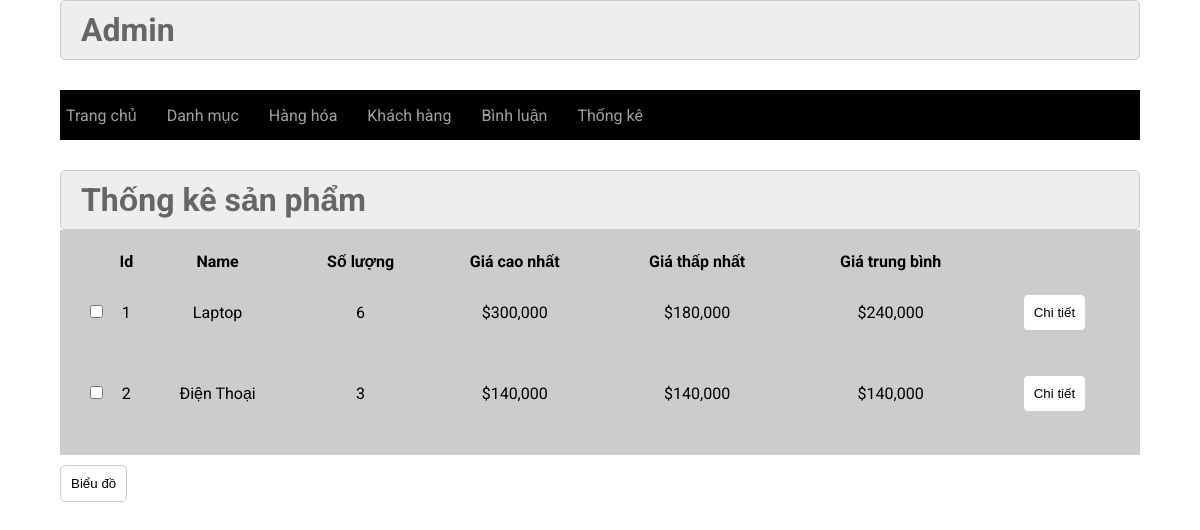
The page /admin/index.php?act=thongke on the database its author committed.
### tables this page shows
CREATE TABLE `danhmuc` (
  `id` int(11) NOT NULL,
  `name` varchar(255) NOT NULL
);

### model/pdo.php (called while the page is built, shortened)
<?php
function pdo_get_connection(){
    $servername = "localhost";
    $username = "root";
    $password = "";
    try {
        $conn = new PDO("mysql:host=$servername;dbname=duan_hue", $username, $password);
        $conn->setAttribute(PDO::ATTR_ERRMODE, PDO::ERRMODE_EXCEPTION);
        return $conn;
    } catch(PDOException $e) {
        echo "Connection failed: " . $e->getMessage();
    }
}
function pdo_query($sql){
    $sql_args=array_slice(func_get_args(),1);
    try{
        $conn=pdo_get_connection();
        $stmt=$conn->prepare($sql);
        $stmt->execute($sql_args);
        $rows=$stmt->fetchAll();
        return $rows;
    }
    catch(PDOException $e){
        throw $e;
    }
    finally{
        unset($conn);
    }
}
?>

### model/thongke.php (called while the page is built)
<?php
function load_thongke_sp_danhmuc()
{
    $sql = "SELECT dm.id,dm.name, COUNT(*) 'soluong',MIN(price) 'gia_min', MAX(price) 'gia_max',AVG(price) 'gia_trungbinh'
    FROM danhmuc dm JOIN sanpham sp ON dm.id=sp.iddm GROUP BY dm.id,dm.name ORDER BY soluong DESC";
    return pdo_query($sql);
}

### admin/thongke/listthongke.php (the view)
<div class="row2">
    <div class="row2 font_title">
        <h1>Thống kê sản phẩm</h1>
    </div>
    <div class="row2 form_content ">
        <form action="index.php?act=listdm" method="POST">
            <div class="row2 mb10 formds_loai">
                <table>
                    <tr>
                        <th></th>
                        <th>Id</th>
                        <th>Name</th>
                        <th>Số lượng</th>
                        <th>Giá cao nhất</th>
                        <th>Giá thấp nhất</th>
                        <th>Giá trung bình</th>
                        <th></th>
                    </tr>
                    <?php
                    foreach ($thongke as $thongkesp) {
                        extract($thongkesp);
                        $chitiet = "index.php?act=chitiet_thongkesp" . $id;
                        echo '
                        <tr>
                        <td><input type="checkbox" name="" id=""></td>
                        <td>' . $id . '</td>
                        <td>' . $name . '</td>
                        <td>' . $soluong . '</td>
                        <td>$' . number_format($gia_max, 0) . '</td>
                        <td>$' . number_format($gia_min, 0) . '</td>
                        <td>$' . number_format($gia_trungbinh, 0) . '</td>
                        <td>
                            <a href="' . $chitiet . '">
                                <input type="button" value="Chi tiết">
                            </a>
                        </td>
                        </tr>
                        ';
                    }
                    ?>
                </table>
            </div>
            <div class="row mb10 ">
                <a href="index.php?act=bieudo"><input type="button" value="Biểu đồ"></a>
            </div>
        </form>
    </div>
</div>

### css/css.css (style rules this page uses)
:root { --white-color: #fff; --black-color: #000; --text-color: #333; }
* { margin: 0; padding: 0; box-sizing: border-box; }
body { font-family: 'Roboto', sans-serif; }
.row { display: flex; width: 100%; }
.row2 { float: left; width: 100%; }
.mb10 { margin-bottom: 10px; }
.form_account input[type="reset"], .form_account input[type="submit"], .form_content input[type="submit"], .form_content input[type="reset"], .form_content input[type="button"] { padding: 10px; background: white; border: 1px solid #CCC; border-radius: 5px; }
.font_title { background-color: #EEE; border: 1px #CCC solid; color: #666; border-radius: 5px; padding: 10px 20px; }
.formds_loai table { width: 100%; background-color: #ccc; padding: 20px; }
.formds_loai table td { padding: 10px 20px; border: 1px #ccc solid; padding: 20px 0; text-align: center; }

### rows shown on the page
danhmuc: id "1", name "Laptop", soluong "6", gia_max "300,000", gia_min "180,000", gia_trungbinh "240,000"
danhmuc: id "2", name "Điện Thoại", soluong "3", gia_max "140,000", gia_min "140,000", gia_trungbinh "140,000"
